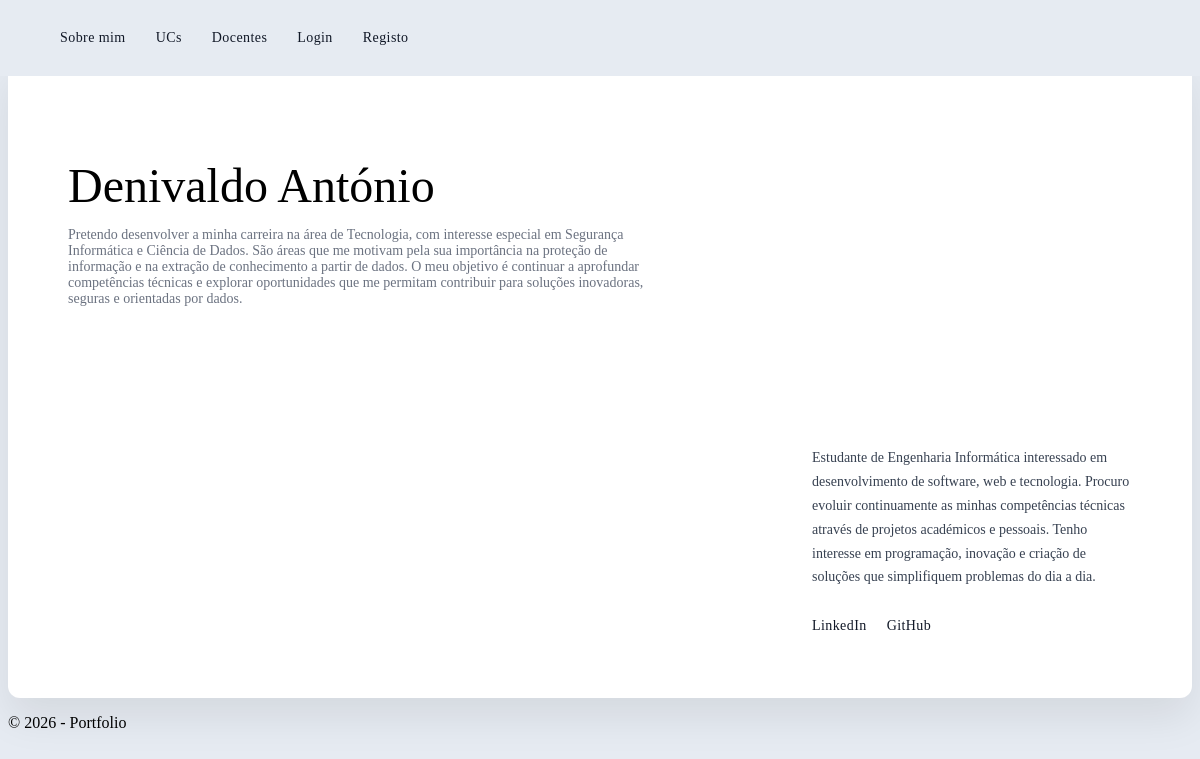
The page / on the database its author committed.
### portfolio/models.py (models this page shows)
class SobreMim(models.Model):
    nome = models.CharField(max_length=200)
    biografia = models.TextField()
    email = models.EmailField(blank=True)
    linkedin = models.URLField(blank=True)
    github = models.URLField(blank=True)
    objetivo_profissional = models.TextField(blank=True)

### portfolio/views.py (the view)
def portfolio_view(request):
    sobre = SobreMim.objects.first()
    return render(
        request,
        'portfolio/main.html',
        {'sobre': sobre}
    )

### portfolio/templates/portfolio/main.html
{% extends "portfolio/base.html" %}
{% block content %}
<section class="hero">
    <div class="hero-left">
        <h1>{{ sobre.nome }}</h1>
        <p class="role">
            {{ sobre.objetivo_profissional }}
        </p>
    </div>
    <div class="hero-right">
        <p>
            {{ sobre.biografia }}
        </p>
        <div class="social-links">
            <a href="{{ sobre.linkedin }}" target="_blank">
                LinkedIn
            </a>
            <a href="{{ sobre.github }}" target="_blank">
                GitHub
            </a>
        </div>
    </div>
</section>
{% endblock %}

### portfolio/static/portfolio/styles.css (style rules this page uses)
.hero { background:white; border-radius:12px; padding:60px; display:flex; justify-content:space-between; align-items:flex-start; box-shadow:0 20px 40px rgba(0,0,0,0.08); min-height:65vh; }
.hero-left { width:55%; }
.hero-left h1 { font-size:48px; font-weight:500; margin-bottom:5px; }
.role { font-size:14px; color:#6b7280; margin-bottom:40px; }
.hero-right { width:320px; font-size:14px; line-height:1.7; color:#374151; align-self:flex-end; }
body { background:#e6ebf2; }
.social-links { margin-top:25px; display:flex; flex-direction:column; gap:8px; }
.social-links a { text-decoration:none; color:#111827; font-size:14px; font-weight:500; letter-spacing:0.03em; position:relative; width:fit-content; transition:opacity 0.2s ease; }
.social-links a::after { content:""; position:absolute; left:0; bottom:-3px; width:0; height:1px; background:black; transition:width 0.2s ease; }
.social-links { flex-direction:row; gap:20px; }

### rows shown on the page
SobreMim: nome "Denivaldo António", objetivo_profissional "Pretendo desenvolver a minha carreira na área de Tecnologia, com interesse especial em Segurança Informática e Ciência de Dados. São áreas que me motivam pela sua importância na proteção de informação e na extração de conhecimento a partir de dados. O meu objetivo é continuar a aprofundar competências técnicas e explorar oportunidades que me permitam contribuir para soluções inovadoras, seguras e orientadas por dados.", biografia "Estudante de Engenharia Informática interessado em desenvolvimento de software, web e tecnologia. Procuro evoluir continuamente as minhas competências técnicas através de projetos académicos e pessoais. Tenho interesse em programação, inovação e criação de soluções que simplifiquem problemas do dia a dia."
